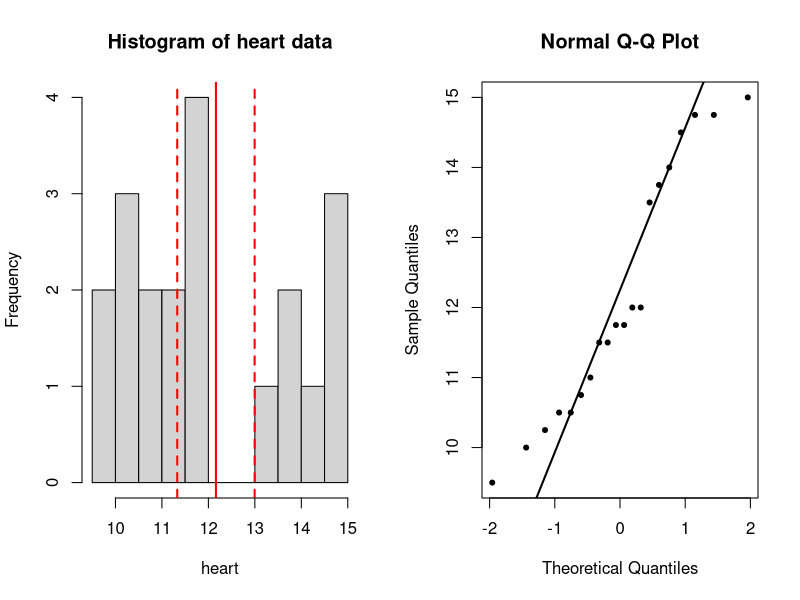
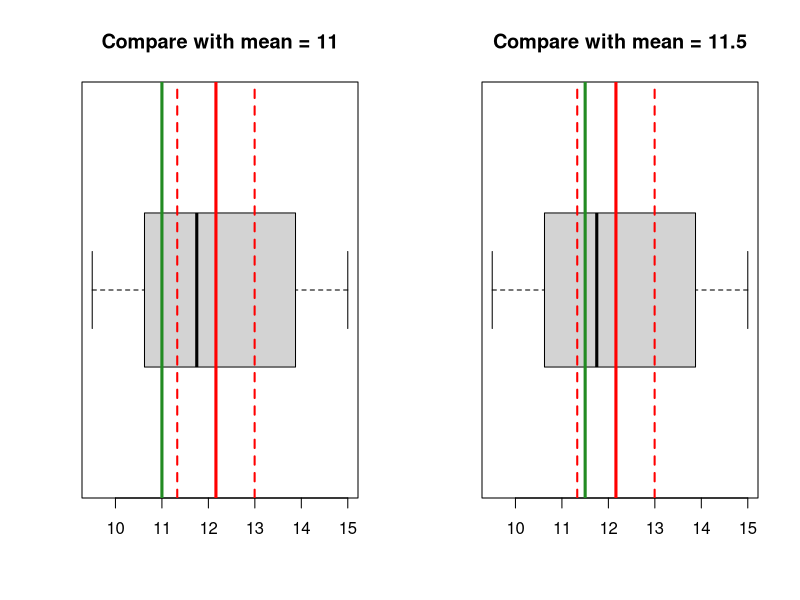
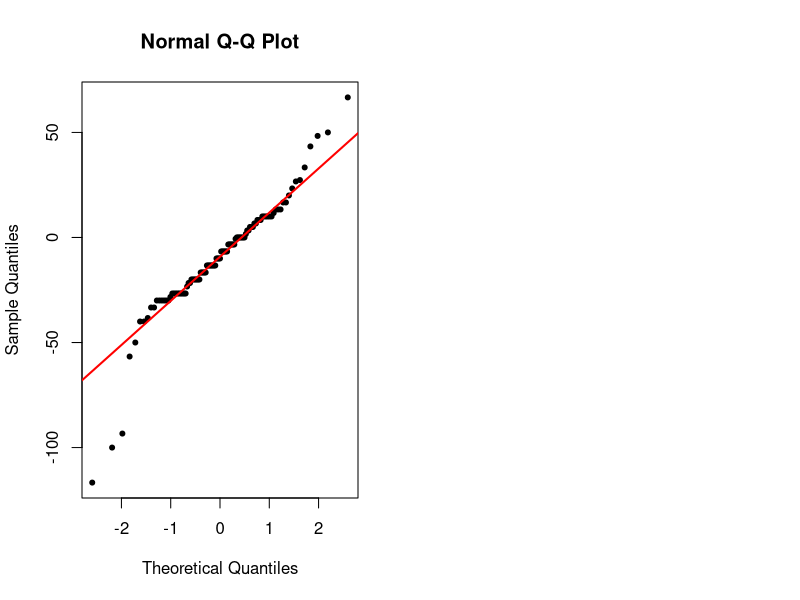
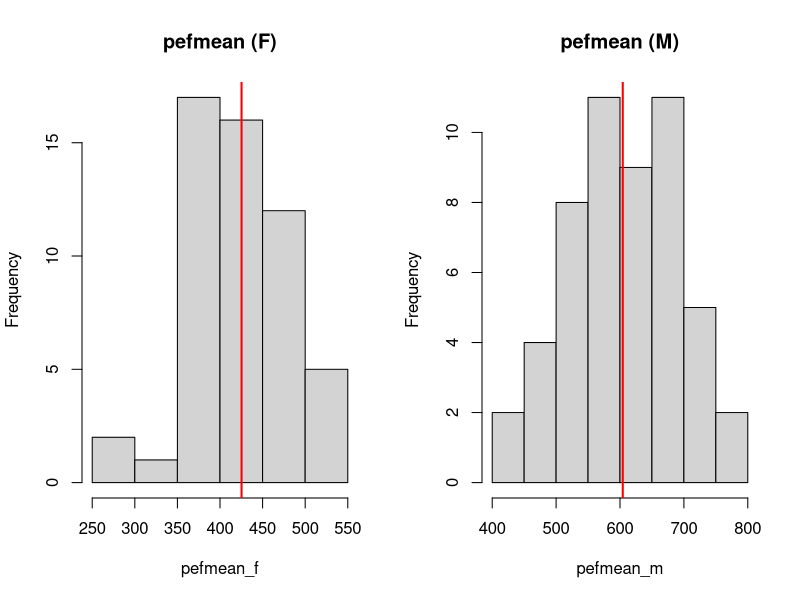
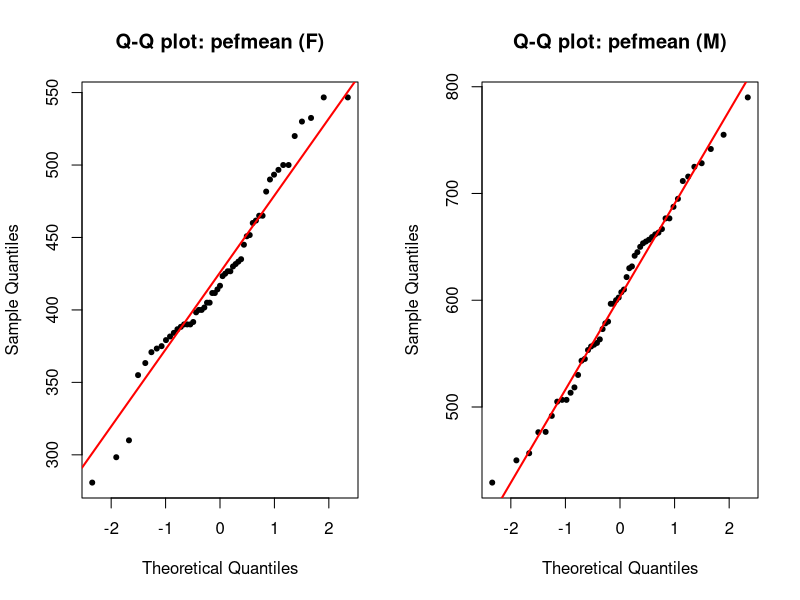

Write the R code that produced these figures, in order.
## ---- chunk 1
#| label: ttest-1a-1
#| echo: true
#| eval: true

# enter the data
heart <- c(11.5, 14.75, 13.75, 10.5, 14.75,
           13.5, 10.75, 9.5, 11.75, 12, 
           10.5, 11.75, 10, 14.5, 12, 
           11, 14, 15, 11.5, 10.25)
## ---- chunk 2
#| label: ttest-1a-2
#| echo: true
#| eval: true

# compute the mean
sum_heart <- 11.5 + 14.75 + 13.75 + 10.5 + 14.75 + 
  13.5 + 10.75 + 9.5 + 11.75 + 12 + 
  10.5 + 11.75 + 10 + 14.5 + 12 + 
  11 + 14 + 15 + 11.5 + 10.25

# this is the sum 
sum_heart

# sample size: 20
n <- 20
# if we do not know the size, can find out with length(heart)
sum_heart/n

# formula: sum(heart)/length(heart)
mean(heart)  # should be the same as above
## ---- chunk 3
#| label: ttest-1b-1
#| echo: true
#| eval: true

# sample size n of this data
n <- 20  # length(heart)

# 1. compute (empirical) standard deviation
# formula (sd): sqrt(1/(n-1) * (sum(xi - xbar)^2))

sqrt(1/(n-1) * (sum((heart - mean(heart))^2))) # be careful with brackets

# alternatively, use sd() function. these two numbers should match
sd(heart) # 1.779

# 2. 95% CI (quantile from t-distribution)
# formula: CI = xbar +- t(n-1, alpha/2) * sd/sqrt(n)
# translate into format R can understand:

t025 <- qt(p = 0.025, df = n-1) # -2.09
t975 <- qt(p = 0.975, df = n-1) # 2.09
c(t025, t975) # symmetric around 0, so can pick any one

# plug in the formula
ci_lower <- mean(heart) - t975 * sd(heart)/sqrt(n)
ci_upper <- mean(heart) + t975 * sd(heart)/sqrt(n)
c(ci_lower, ci_upper)

# verify by doing a one-sample t-test
# by default, it tests whether mean is 0
t.test(heart)
## ---- chunk 4
#| label: ttest-1c-1
#| echo: true
#| eval: true

par(mfrow = c(1, 2)) # this code puts two plots side by side
# histogram
hist(heart, breaks = 10, main = 'Histogram of heart data')
abline(v = mean(heart), col = 'red', lwd = 2)
abline(v = c(ci_lower, ci_upper), col = 'red', lwd = 2,
       lty = 'dashed')

# qqplot 
qqnorm(heart, pch = 20)
qqline(heart, lwd = 2)
## ---- chunk 5
#| label: ttest-1c-2
#| echo: true
#| eval: true

# boxplot 
par(mfrow = c(1, 2))
# compare with 11
boxplot(heart, horizontal = T, main = 'Compare with mean = 11')
abline(v = mean(heart), col = 'red', lwd = 3)
abline(v = c(ci_lower, ci_upper), col = 'red', lwd = 2,
       lty = 'dashed')
abline(v = 11, col = 'forestgreen', lwd = 3)


# compare with 11.5
boxplot(heart, horizontal = T, main = 'Compare with mean = 11.5')
abline(v = mean(heart), col = 'red', lwd = 3)
abline(v = c(ci_lower, ci_upper), col = 'red', lwd = 2,
       lty = 'dashed')
abline(v = 11.5, col = 'forestgreen', lwd = 3)
## ---- chunk 6
#| label: ttest-1d-1
#| echo: true
#| eval: true

# H0: mu = 11; H1: mu != 11
t.test(heart, mu = 11, conf.level = 0.95)

# H0: mu = 11.5; H1: mu != 11.5
t.test(heart, mu = 11.5, conf.level = 0.95)
## ---- chunk 7
#| label: ttest-2a-1
#| echo: true
#| eval: true

# if you use rda data file: 
# load('./lab/data/PEFH98-english.rda')

# if you use csv: 
lung_data <- read.csv('data/PEFH98-english.csv', sep = ',')
head(lung_data)

# we can focus on height and gender variable only
head(lung_data[, c('height', 'gender')], 10)
## ---- chunk 8
#| label: ttest-2a-2
#| echo: true
#| eval: true

# for convenience, we create a variable names 'gender'
gender <- lung_data$gender
# height for female
height_f <- lung_data$height[gender == 'female']
## ---- chunk 9
#| label: ttest-2a-3
#| echo: true
#| eval: true

# check the first few values, is it only selecting female heights?
head(height_f)

# number of females
nf <- length(height_f)  # 54
nf
## ---- chunk 10
#| label: ttest-2a-4
#| echo: true
#| eval: true

mean(height_f) # 169.57
sd(height_f) # 5.69
# se_f <- sd(height_f)/sqrt(54) 0.774

# quantile for t distribution: pay attention to df!
t975 <- qt(p = 0.975, df = nf-1) # 2.005

# 95% CI 
ci_upper_f <- mean(height_f) + t975 * sd(height_f)/sqrt(nf) # 171.1277
ci_lower_f <- mean(height_f) - t975 * sd(height_f)/sqrt(nf) # 168.0204
c(ci_lower_f, ci_upper_f)

# double check by running a t.test
t.test(height_f)
## ---- chunk 11
#| label: ttest-2a-5
#| echo: true
#| eval: true

# height for male 
height_m <- lung_data$height[gender == 'male']
# number of males
nm <- length(height_m)  # 52

mean(height_m) # 181.87
sd(height_m) # 5.67
# se_m <- sd(height_m)/sqrt(52) # 0.786

# find quantile for males (pay attention to df)
t975 <- qt(p = 0.975, df = nm-1) # 2.007
# 95% CI
ci_upper_m <- mean(height_m) + t975 * sd(height_m)/sqrt(nm) # 183.44
ci_lower_m <- mean(height_m) - t975 * sd(height_m)/sqrt(nm)  # 180.28
c(ci_lower_m, ci_upper_m)

# verify by t.test
t.test(height_m)
## ---- chunk 12
#| label: ttest-2b-1
#| echo: true
#| eval: true

# use t.test command
t.test(height_f, mu = 167)
## ---- chunk 13
#| label: ttest-2b-2
#| echo: true
#| eval: true

# (optional) calculate from the formula
t_stat <- (mean(height_f) - 167)/(sd(height_f)/sqrt(nf))
t_stat  # 3.323

# compare this with t distribution with nf-1 degrees of freedom
pval_twosided <- pt(q = t_stat, df = nf-1, lower.tail = F)*2
pval_twosided
## ---- chunk 14
#| label: ttest-2c
#| echo: true
#| eval: true

pefsit1 <- lung_data$pefsit1
pefsit2 <- lung_data$pefsit2
# hist(pefsit1)
# hist(pefsit2)
# compute mean:
mean(pefsit1)
mean(pefsit2) # this returns NA, bec subject 66 has missing data
lung_data[66, ]
# to remove this when computing mean by mean(): 
mean(pefsit2, na.rm = T) # remove NA when computing mean
# (how to check if my data has NA: is.na(pefsit2); summary(pefsit2))
summary(pefsit2)

# t-test will automatically remove NA 
t.test(pefsit1, pefsit2, paired = T)

# alternatively, you can test whether the difference is equal to 0
diff_sit1_sit2 <- pefsit1 - pefsit2
t.test(diff_sit1_sit2, mu = 0)
## ---- chunk 15
#| label: ttest-2d
#| echo: true
#| eval: true

# compare pefsitm, pefstam (paired t-test)
pefsitm <- lung_data$pefsitm
pefstam <- lung_data$pefstam

t.test(pefsitm, pefstam, paired = T)
## ---- chunk 16
#| label: ttest-2e
#| echo: true
#| eval: true

# create a variable
diff_sitm_stam <- pefsitm - pefstam
qqnorm(diff_sitm_stam, pch = 20)
qqline(diff_sitm_stam, col = 'red', lwd = 2)

## ---- chunk 17
#| label: ttest-2f
#| echo: true
#| eval: true

# this is independent two samples t-test
# we need two variables: pefmean for men, pefmean for women

pefmean_f <- lung_data$pefmean[gender == 'female']
pefmean_m <- lung_data$pefmean[gender == 'male']

# visually spot whether there is a difference
# NOTE: there is a NA in pefmean_f; use na.rm = T to remove it 
par(mfrow = c(1, 2))
hist(pefmean_f, main = 'pefmean (F)')
abline(v = mean(pefmean_f, na.rm = T), col = 'red', lwd = 2)
hist(pefmean_m, main = 'pefmean (M)')
abline(v = mean(pefmean_m), col = 'red', lwd = 2)
## ---- chunk 18
#| label: ttest-2f-2
#| echo: true
#| eval: true

# two sample t-test (Welch)
t.test(pefmean_f, pefmean_m, paired = F)

# force equal variance
t.test(pefmean_f, pefmean_m, paired = F, var.equal = T)
## ---- chunk 19
#| label: ttest-2g
#| echo: true
#| eval: true

par(mfrow = c(1, 2))
qqnorm(pefmean_f, pch = 20, main = 'Q-Q plot: pefmean (F)')
qqline(pefmean_f, col = 'red', lwd = 2)

qqnorm(pefmean_m, pch = 20, main = 'Q-Q plot: pefmean (M)')
qqline(pefmean_m, col = 'red', lwd = 2)

